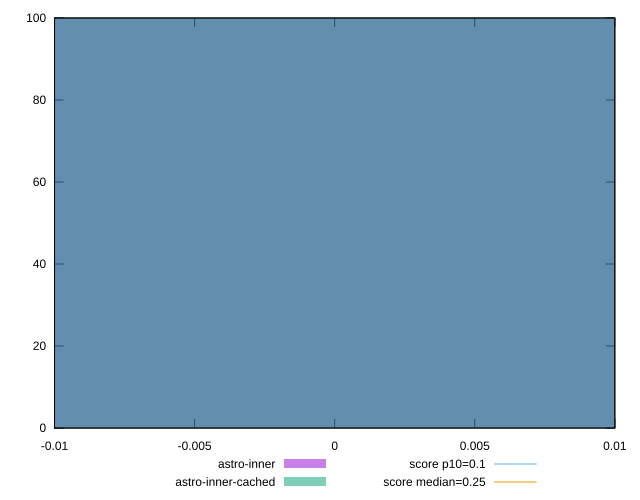

Source code (gnuplot):
reset

$astroInner <<EOF
0 100
EOF

$astroInnerCached <<EOF
0 100
EOF

set key outside below
set boxwidth 0.1
set xrange [-0.01:0.01]
set yrange [0:100]
set trange [0:100]
set style fill transparent solid 0.5 noborder

set parametric
set terminal svg size 640, 500 enhanced background rgb 'white'
set output "reports/report_00033_2021-03-01T14-23-16.841Z/cumulative-layout-shift/comparison/histogram/2_vs_3.svg"

plot $astroInner title "astro-inner" with boxes, \
     $astroInnerCached title "astro-inner-cached" with boxes, \
     0.1,t title "score p10=0.1", \
     0.25,t title "score median=0.25"

reset
